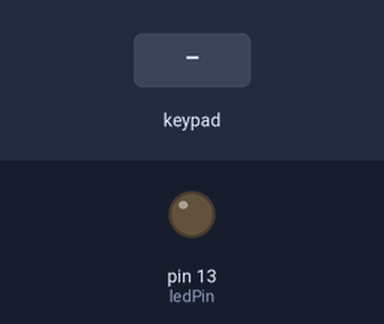
The sketch below on a simulated Arduino Uno, built with avr-gcc and run on an emulated ATmega328P. Shown: output pins drawn as LEDs (lit = HIGH). Wiring (inferred from the names in the program): 4×3 keypad with keys 1 2 3 4 5 6 7 8 9 * 0 #: rows pin 10, pin 9, pin 8, pin 7; columns pin 6, pin 5, pin 4. Dashed ring = blinking. Inputs (shaded band) come from the test bench. Pins used as bus, display or sensor lines are not drawn.

Above: at 1.2 s.
1.3 s: key '2' pressed
At 1.8 s:
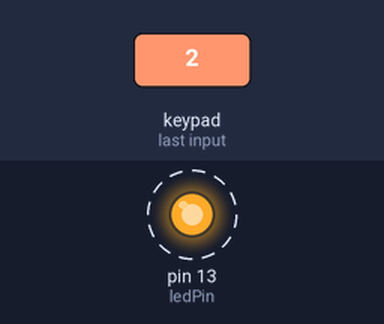
4.3 s: keypad keys 1 0 9 8 7 pressed 0.4 s apart
At 4.8 s:
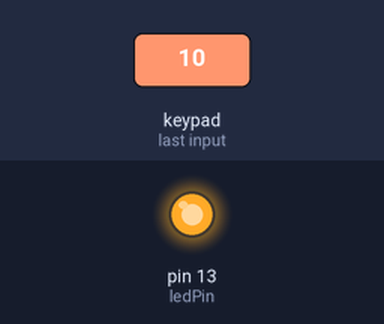
Timing chart, 0 to 15.3 s (numbered marks = the images above; inputs shaded):
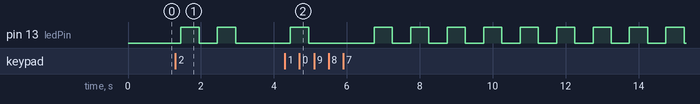

The sketch:

exercise3.ino
```cpp
/*
Identify the Number pressed in the keypad and make the in built LED glow for the value of the number.
  i.	LED initially must be in LOW state.
  ii.	IF number pressed is 1 LED must blink once and then go to LOW state.
  iii.	IF 5 pressed then LED must blink 5 times and then go to LOW state.
  iv.	IF characters * and # are pressed no operation should occur.
*/

#define ROW_NUM    4
#define COLUMN_NUM 3

char keys[ROW_NUM][COLUMN_NUM] = {
  {'1','2','3'},
  {'4','5','6'},
  {'7','8','9'},
  {'*','0','#'}
};

byte pin_rows[ROW_NUM] = {10, 9, 8, 7};
byte pin_column[COLUMN_NUM] = {6, 5, 4};
byte ledPin = 13;

void setup() {
  Serial.begin(9600);
  pinMode(ledPin, OUTPUT);
  digitalWrite(ledPin, LOW);

  for (byte i = 0; i < ROW_NUM; i++) {
    pinMode(pin_rows[i], INPUT_PULLUP);
  }
  for (byte i = 0; i < COLUMN_NUM; i++) {
    pinMode(pin_column[i], OUTPUT);
    digitalWrite(pin_column[i], HIGH);
  }
}

void loop() {
  char key = getKey();
  if (key != 0) {
    if (key >= '0' && key <= '9') {
      int num = key - '0';
      blinkLED(num);
    }
    delay(500); // Add a small delay to debounce the keypress
  }
}

void blinkLED(int count) {
  for (int i = 0; i < count; i++) {
    digitalWrite(ledPin, HIGH);
    delay(500);
    digitalWrite(ledPin, LOW);
    delay(500);
  }
}

char getKey() {
  for (byte i = 0; i < COLUMN_NUM; i++) {
    digitalWrite(pin_column[i], LOW);
    for (byte j = 0; j < ROW_NUM; j++) {
      if (digitalRead(pin_rows[j]) == LOW) {
        delay(50); // Add a small delay to debounce the keypress
        while (digitalRead(pin_rows[j]) == LOW); // Wait for the key to be released
        digitalWrite(pin_column[i], HIGH);
        return keys[j][i];
      }
    }
    digitalWrite(pin_column[i], HIGH);
  }
  return 0; // No key pressed
}
```

Measured:
- after the input at 1.3 s, pin 13 (ledPin): alternates HIGH for 0.50 s and LOW for 0.50 s, 4 changes in all, then stays LOW, starting after 0.15 s
- after the input at 4.3 s, pin 13 (ledPin): goes HIGH 0.50 s, LOW 1.8 s, 8 × (HIGH 0.50 s, LOW 0.50 s), HIGH 0.50 s, then LOW, starting after 0.15 s
